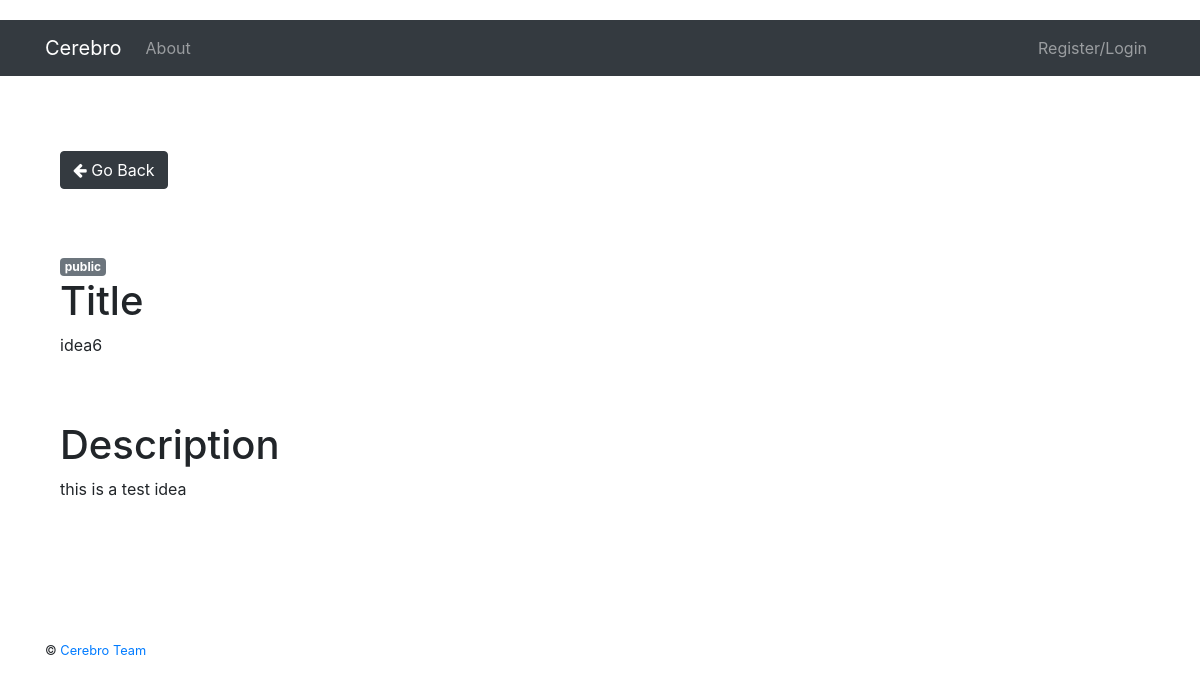
The app's page /ideas/7/ with its own data.
### project/server/models.py (models this page shows, shortened)
class Idea(db.Model):
    __tablename__ = "ideas"
    id = db.Column(db.Integer, primary_key=True, autoincrement=True)
    title = db.Column(db.String(255), nullable=False)
    description = db.Column(db.String(1024), nullable=True)
    owner = db.Column(db.Integer, nullable=False)
    rating = db.Column(db.Integer, nullable=True)
    created_date = db.Column(db.DateTime, nullable=False)
    access = db.Column(db.String(255), nullable=False)

### project/server/user/views.py (the view)
@user_blueprint.route('/ideas/<idea>/', methods=['GET', 'POST'])
def idea_detail(idea):
    idea_result = Idea.query.filter_by(id=idea).first()
    return render_template('user/idea_detail.html', idea=idea_result)

### project/client/templates/user/idea_detail.html (shortened to what this page needs)
{% extends "_base.html" %}
{% block content %}
    <div class="container">
        <nav aria-label="...">
            <ul class="pagination">
                <li class="previous">
                    <a class="btn btn-dark ml-auto" href="{{ url_for("user.ideas") }}">
                        <i class="fa fa-arrow-left"></i> Go Back
                    </a>
                </li>
            </ul>
        </nav>
    <br><br>
    <span class="badge badge-secondary">{{ idea.access }}</span>
    <h1>Title </h1>
    <p>{{ idea.title }} </p>
    <br><br>
    <h1>Description</h1>
    <p>{{ idea.description|safe }}</p>
    <br><br>
{% endblock %}

### project/client/static/user_profile.css (style rules this page uses)
body { margin-top:20px; }

### records on screen
Idea: access "public", title "idea6", description "this is a test idea"
